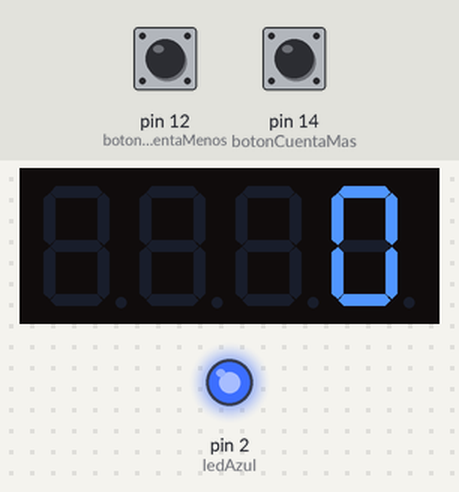
Bench run of a program on a simulated MicroPython board. On the bench: 4-digit seven-segment display, output pins drawn as LEDs (lit = HIGH). The inputs (shaded band) are chosen by the test bench; at power-on: pin 14 (botonCuentaMas) HIGH, pin 12 (botonCuentaMenos) HIGH. Library files of the repository ran but are not shown: tm1637.py; pins used as bus, display or sensor lines are not drawn.

Above: at 1.2 s.
1.3 s: pin 14 (botonCuentaMas) pulled LOW for 0.15 s
At 2.6 s:
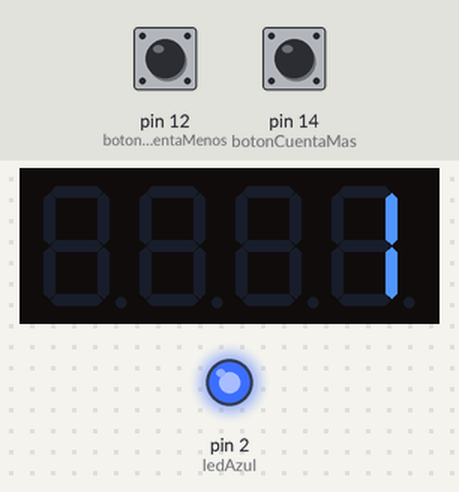
2.9 s: pin 14 (botonCuentaMas) pulled LOW for 1 s
At 3.6 s:
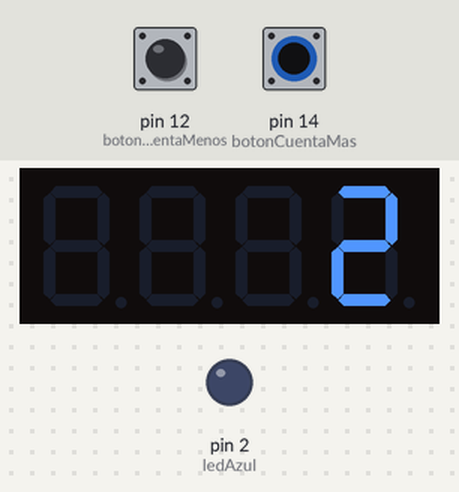
Timing chart, 0 to 5.9 s (numbered marks = the images above; inputs shaded):
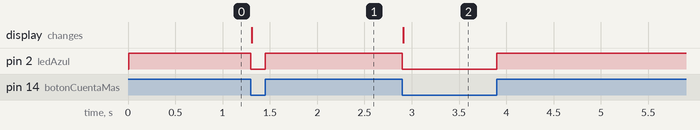

Measured:
- after the input at 1.3 s, pin 2 (ledAzul): HIGH → LOW at once, → HIGH 0.15 s later; the display: changes at once (image 1)
- after the input at 2.9 s, pin 2 (ledAzul): HIGH → LOW at once, → HIGH 1.0 s later; the display: changes at once (image 2)

The program:

main.py
```python
import tm1637
import machine
from machine import Pin
from time import sleep_us, sleep_ms
#Utilizo biblioteca tm1637.py
tm = tm1637.TM1637(clk=Pin(5), dio=Pin(16))

#Variable que lleva la cuenta
cuenta = 0

#LedAzul incluido en la placa (pin 2)
ledAzul = machine.Pin(2,Pin.OUT)

#Variables que llevan el estado de cada boton.
estadoCuentaMas = 0
estadoCuentaMenos = 0

#Pines de entrada con los botones
botonCuentaMenos = machine.Pin(12,Pin.IN,Pin.PULL_UP)
botonCuentaMas = machine.Pin(14,Pin.IN,Pin.PULL_UP)

#Cuando se enciende se pone en cero
tm.number(0)

#Loop infinito
while True:
    #Reflejar en el ledAzul el estado del boton de cuenta Mas
    ledAzul.value(botonCuentaMas.value())
    #Cuenta mas debe detectar 3 ms de 0 para pasar a sumar cuenta
    if estadoCuentaMas == 0 and not botonCuentaMas.value():
        sleep_ms(3)
        if not botonCuentaMas.value():
            #Cuenta uno y pasa a estado 1
            cuenta = cuenta + 1
            tm.number(cuenta)
            estadoCuentaMas = 1
    #Si estadoCuentaMas = 1 y boton en 1, vuelve a esperar
    if estadoCuentaMas == 1 and botonCuentaMas.value():
        estadoCuentaMas = 0

    #Misma logica para Cuenta Menos
    if estadoCuentaMenos == 0 and not botonCuentaMenos.value():
        sleep_ms(3)
        if not botonCuentaMenos.value():
            if cuenta>0:
                cuenta = cuenta - 1
            tm.number(cuenta)
            estadoCuentaMenos = 1
    if estadoCuentaMenos == 1 and botonCuentaMenos.value():
        estadoCuentaMenos = 0
```
